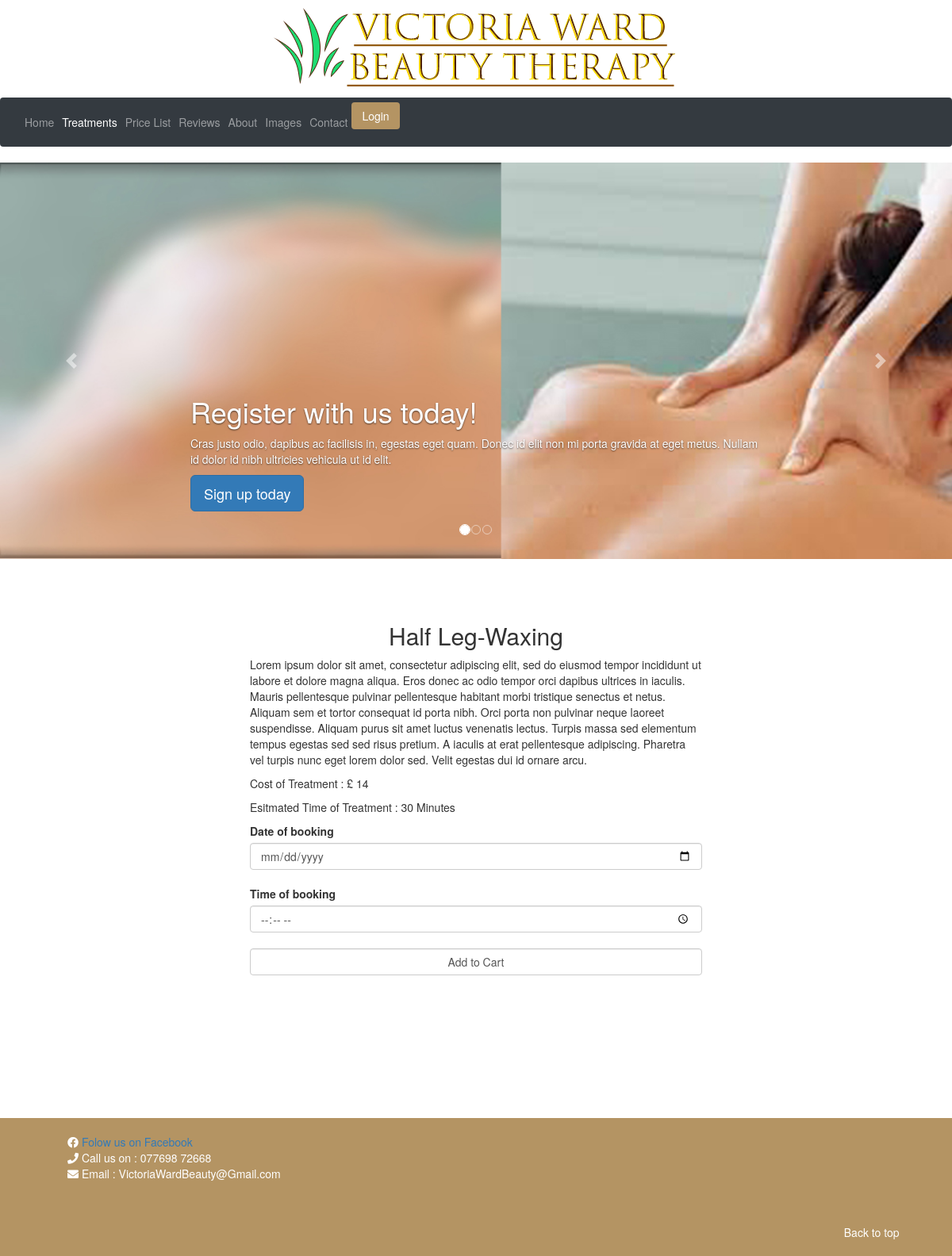
Page /websites/default/public/VictoriaWardBeauty-public/treatmentsind.php?id=3 on the committed database.
### tables this page shows
CREATE TABLE `Treatments` (
  `idTreatments` int(11) NOT NULL AUTO_INCREMENT,
  `Treatment_name` varchar(45) DEFAULT NULL,
  `Treatment_description` varchar(1000) DEFAULT NULL,
  `price` varchar(5) DEFAULT NULL,
  `Date_Added` varchar(45) DEFAULT NULL,
  `Category` varchar(45) DEFAULT NULL,
  `Estimated_Time` varchar(45) DEFAULT NULL,
  PRIMARY KEY (`idTreatments`)
);

### websites/default/public/VictoriaWardBeauty-public/treatmentsind.php (the view, shortened to what this page needs)
<?php
  require 'header.php';
 $Treatment = $pdo->query('SELECT * FROM Treatments WHERE idTreatments = '. $_GET['id'])->fetch() ;
$id=$_GET['id'] ;
$date= date('d-m-y');
$time= date("h:i");
?>
<div class="reviewform">
<div class="col-xs-6">
<form action="treatmentsind.php?id=<?php echo $id ?>" method=POST >
<h2><?php echo $Treatment['Treatment_name'] ."-". $Treatment['Category'] ; ?></h2>
<p> <?php echo $Treatment['Treatment_description'] ;?></p>
<p>Cost of Treatment : £ <?php echo $Treatment['price'] ;?></p>
<p>Esitmated Time of Treatment : <?php echo $Treatment['Estimated_Time'] ;?></p>
<label>Date of booking</label>
<input class="form-control" type="date" name="date" min ='<?php echo $date ?>' /><br />
<label>Time of booking</label>
<input class="form-control" type="time" name="time" min= '<?php echo $time ?>'/> <br />
<input class="form-control" type="submit" name="add" value="Add to Cart" />
</form>
</div>
</div>
<?php
require 'footer.php';
?>

### websites/default/public/VictoriaWardBeauty-public/style.css (style rules this page uses)
h2 { text-align: center; margin-top: 3%; }
.reviewform { display: flex; justify-content: center; flex-direction: column; align-items: center; margin-top: 5%; }

### rows in the picture
treatments: Treatment_name "Half Leg", Category "Waxing", Treatment_description "Lorem ipsum dolor sit amet, consectetur adipiscing elit, sed do eiusmod tempor incididunt ut labore et dolore magna aliqua. Eros donec ac odio tempor orci dapibus ultrices in iaculis. Mauris pellentesque pulvinar pellentesque habitant morbi tristique senectus et netus. Aliquam sem et tortor consequat id porta nibh. Orci porta non pulvinar neque laoreet suspendisse. Aliquam purus sit amet luctus venenatis lectus. Turpis massa sed elementum tempus egestas sed sed risus pretium. A iaculis at erat pellentesque adipiscing. Pharetra vel turpis nunc eget lorem dolor sed. Velit egestas dui id ornare arcu.", price "14", Estimated_Time "30 Minutes"
